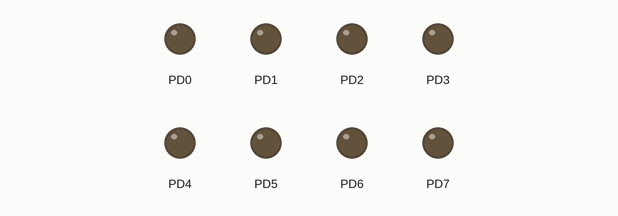
Bench run of a program on a simulated ATmega8, built with avr-gcc and emulated at 16 MHz. Shown: output pins drawn as LEDs (lit = HIGH).

Above: at 0.1 s.
At 4.1 s:
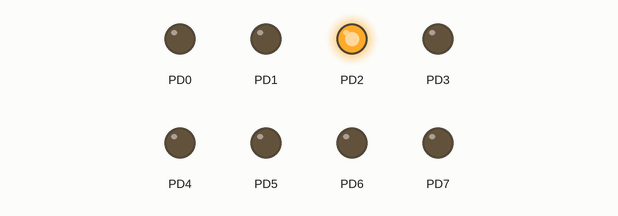
At 9.1 s:
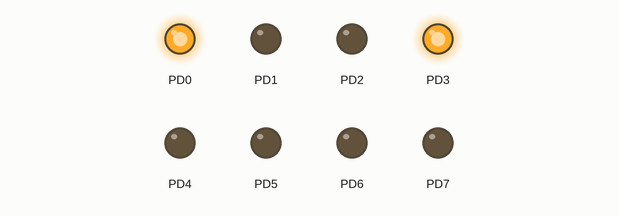
At 19.1 s:
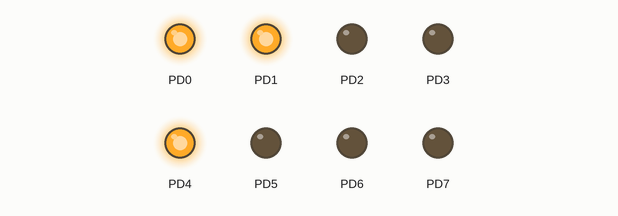
At 29.1 s:
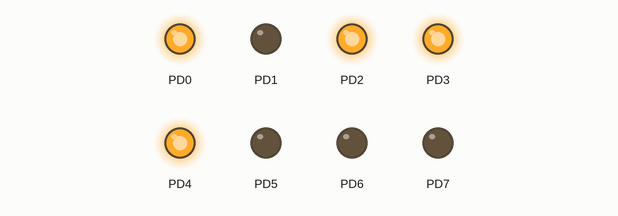
At 39.1 s:
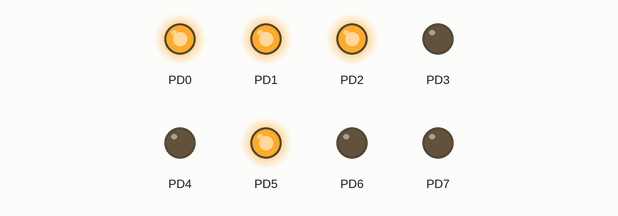
Timing chart, 0 to 40.0 s (numbered marks = the images above):
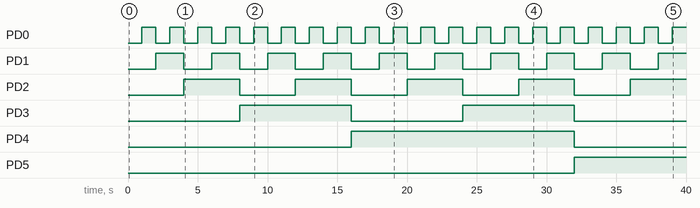

Measured:
- by itself, PD0: alternates HIGH for 1.0 s and LOW for 1.0 s
- by itself, PD1: alternates HIGH for 2.0 s and LOW for 2.0 s
- by itself, PD2: alternates HIGH for 4.0 s and LOW for 4.0 s
- by itself, PD3: alternates HIGH for 8.0 s and LOW for 8.0 s
- by itself, PD4: LOW → HIGH at 16.0 s, → LOW 16.0 s later
- by itself, PD5: LOW → HIGH at 32.0 s

The program:

main.c
```c
/*
 * spi_m.c
 *
 * Created: 10.07.2017 20:44:43
 * Author : DiGun
 */

#include <avr/io.h>
#include <avr/interrupt.h>
#include <util/delay.h>


#include "tm1638.h"
#include "spi.h"

uint8_t L;
uint8_t G;


//#define SPI_REGISTER DDRB
//#define SPI_PORT PORTB

//#define SS PB2   /* SS (RCK) (not necessarily on SS) */
//#define DATA  PB3   /* MOSI (SI) */
//#define CLOCK PB5   /* SCK (SCK) */
//#define OUTEN PB0   /* OE - output enable (active low) */

//#define SPI_EN SPI_PORT&=~(1<<OUTEN)
//#define SPI_DIS SPI_PORT|=(1<<OUTEN)


volatile uint8_t data; //for SPI


/*
ISR (SPI_STC_vect)
{
	setDisplayDigit(SPDR,2,false);
}
*/


int main(void)
{
    /* Replace with your application code */

	L=0;
	G=0;
	DDRD=0xFF;
	PORTD=0;
//	port_setup();
//	init();
	spi_init_master();
	sei();
	_delay_ms(1);
    while (1)
    {

		PORTD=L;
		spi_fast_shift(L);
		L++;
		_delay_ms(1000);
//		btn_check();

//		setLEDs(L);
//		setDisplayDigit(G,7,false);
/*
		if ((SPSR & (1<<SPIF)) > 0)  // checks to see if the SPI bit is clear
		{
			PORTB&=~(1<<2);
			PORTB|=1<<2;

			SPDR=L;               // send the data
		}
*/

    }
}
```

spi.c
```c
/*
 * spi.c
 *
 * Created: 10.10.2017 19:44:38
 *  Author: DiGun
 */
#include "spi.h"
#include <avr/io.h>
#include <avr/interrupt.h>

#define PORT_SPI    PORTB
#define DDR_SPI     DDRB
#define DD_MISO     DDB4
#define DD_MOSI     DDB3
#define DD_SS       DDB2
#define DD_SCK      DDB5

void spi_init_master()
// Initialize pins for spi communication
{
    volatile char IOReg;
    DDR_SPI &= ~((1<<DD_MOSI)|(1<<DD_MISO)|(1<<DD_SS)|(1<<DD_SCK));
    // Define the following pins as output
    DDR_SPI |= ((1<<DD_MOSI)|(1<<DD_SS)|(1<<DD_SCK));

    SPCR = ((1<<SPE)|               // SPI Enable
            (0<<SPIE)|              // SPI Interupt Enable
            (0<<DORD)|              // Data Order (0:MSB first / 1:LSB first)
            (1<<MSTR)|              // Master/Slave select
            (0<<SPR1)|(0<<SPR0)|    // SPI Clock Rate
            (0<<CPOL)|              // Clock Polarity (0:SCK low / 1:SCK hi when idle)
            (0<<CPHA));             // Clock Phase (0:leading / 1:trailing edge sampling)

    IOReg   = SPSR;               // очистить бит SPIF в регистре SPSR
    IOReg   = SPDR;
  //  SPSR = (1<<SPI2X);              // Double Clock Rate
//  PORT_SPI|=
}

void spi_init_slave()
// Initialize pins for spi communication
// with interrupt
{
    volatile char IOReg;
    DDR_SPI &= ~((1<<DD_MOSI)|(1<<DD_MISO)|(1<<DD_SS)|(1<<DD_SCK));
	// Define the following pins as output
    DDR_SPI |= ((1<<DD_MISO));

    SPCR = ((1<<SPE)|               // SPI Enable
	(1<<SPIE)|              // SPI Interupt Enable
	(0<<DORD)|              // Data Order (0:MSB first / 1:LSB first)
	(0<<MSTR)|              // Master/Slave select
	(0<<SPR1)|(0<<SPR0)|    // SPI Clock Rate
	(0<<CPOL)|              // Clock Polarity (0:SCK low / 1:SCK hi when idle)
	(0<<CPHA));             // Clock Phase (0:leading / 1:trailing edge sampling)
    IOReg   = SPSR;               // очистить бит SPIF в регистре SPSR
    IOReg   = SPDR;
	//  SPSR = (1<<SPI2X);              // Double Clock Rate
//	PORT_SPI|=1<<DD_SCK;
}


void spi_transfer_sync (uint8_t * dataout, uint8_t * datain, uint8_t len)
// Shift full array through target device
{
       uint8_t i;
       for (i = 0; i < len; i++) {
             SPDR = dataout[i];
             while((SPSR & (1<<SPIF))==0);
             datain[i] = SPDR;
       }
}

void spi_transmit_sync (uint8_t * dataout, uint8_t len)
// Shift full array to target device without receiving any byte
{
       uint8_t i;
       for (i = 0; i < len; i++) {
             SPDR = dataout[i];
             while((SPSR & (1<<SPIF))==0);
       }
}

uint8_t spi_fast_shift (uint8_t data)
// Clocks only one byte to target device and returns the received one
{
    SPDR = data;
    while((SPSR & (1<<SPIF))==0);
    return SPDR;
}
```

spi.h
```c
/*
 * spi.h
 *
 * Created: 10.10.2017 19:44:58
 *  Author: DiGun
 */


#ifndef SPI_H_
#define SPI_H_

#include <avr/io.h>

extern void spi_init_master();
extern void spi_init_slave();
extern void spi_transfer_sync (uint8_t * dataout, uint8_t * datain, uint8_t len);
extern void spi_transmit_sync (uint8_t * dataout, uint8_t len);
extern uint8_t spi_fast_shift (uint8_t data);

#endif /* SPI_H_ */
```

tm1638.c
```c
/*
 * CFile1.c
 *
 * Created: 17.05.2017 18:42:17
 *  Author: DiGun
 */
#include "tm1638.h"

PROGMEM const uint8_t NUMBER_FONT[] = {
	0b00111111, // 0
	0b00000110, // 1
	0b01011011, // 2
	0b01001111, // 3
	0b01100110, // 4
	0b01101101, // 5
	0b01111101, // 6
	0b00000111, // 7
	0b01111111, // 8
	0b01101111, // 9
	0b01110111, // A
	0b01111100, // B
	0b00111001, // C
	0b01011110, // D
	0b01111001, // E
	0b01110001  // F
};

PROGMEM const uint8_t MINUS = 0b01000000;

// definition for error
PROGMEM const uint8_t ERROR_DATA[] = {
	0b01111001, // E
	0b01010000, // r
	0b01010000, // r
	0b01011100, // o
	0b01010000, // r
	0,
	0,
	0
};


void send(uint8_t data)
{
	for (int i = 0; i < 8; i++)
	{
		TM_CLK_LOW();
		if(data & 1)
		TM_DO_HIGH();
		else
		TM_DO_LOW();
		data >>= 1;
		TM_CLK_HIGH();
	}
}

void sendCommand(uint8_t cmd)
{
	TM_STB_LOW();
	send(cmd);
	TM_STB_HIGH();
}

void sendData(uint8_t address, uint8_t data)
{
	sendCommand(0x44);
	TM_STB_LOW();
	send(0xC0 | address);
	send(data);
	TM_STB_HIGH();
}

void sendArray(uint8_t* data , uint8_t len)
{
	for (int i = 0; i < len ; i++)
	{
		sendData(i << 1, data[i]);
	}
}

void sendError()
{
	for (int i = 0; i < 8 ; i++)
	{
		sendData(i << 1, pgm_read_byte(&ERROR_DATA[i]));
	}
}

void sendChar(uint8_t pos, uint8_t data, bool dot)
{
	sendData(pos << 1, data | (dot ? 0b10000000 : 0));
}


void setDisplayDigit(uint8_t digit, uint8_t pos, bool dot)
{
	sendChar(pos, pgm_read_byte(&NUMBER_FONT[digit & 0xF]), dot);
}

void clearDisplayDigit(uint8_t pos, bool dot)
{
	sendChar(pos, 0, dot);
}

void setDisplayToDecNumberAt(unsigned long number, uint8_t dots, uint8_t startingPos,uint8_t len, bool leadingZeros)
{
	if (number > 99999999L)
	{
		//		setDisplayToError();
		sendError();
		//;
	}
	else
	{
		for (int i = startingPos; (i < 8)&&(i<startingPos+len) ; i++) {
			if (number != 0) {
				setDisplayDigit(number % 10, 8 - i - 1, (dots & (1 << i)) != 0);
				number /= 10;
				} else {
				if (leadingZeros) {
					setDisplayDigit(0, 8 - i - 1, (dots & (1 << i)) != 0);
					} else {
					clearDisplayDigit(8 - i - 1, (dots & (1 << i)) != 0);
				}
			}
		}
	}
}


uint8_t receive()
{
	uint8_t temp = 0;
	// Pull-up on
	TM_DIO_IN();
	TM_DO_HIGH();
	for (int i = 0; i < 8; i++)
	{
		temp >>= 1;
		TM_CLK_LOW();
		_delay_us(DELAY_US);
		if ((TM_PIN_DI &(1<<TM_DI))!=0)
		{
			temp |= 0x80;
		}
		TM_CLK_HIGH();
	}

	// Pull-up off
	TM_DIO_OUT();
	TM_DO_LOW();
	return temp;
}


uint8_t getButtons(void)
{
	uint8_t keys = 0;

	TM_STB_LOW();
	send(0x42);
	for (int i = 0; i < 4; i++) {
		keys |= receive() << i;
	}
	TM_STB_HIGH();

	return keys;
}


void clear(char fill,bool led)
{
	sendCommand(0x40);
	TM_STB_LOW();
	send(0xC0);
	for (char i = 0; i < 8; i++)
	{
		//		 write(0xC0+i+i); // address
		send(fill);
		send(led);
	}
	TM_STB_HIGH();
	//	 TM_DIO_IN();
}

void init()
{
	TM_DIO_OUT();
	TM_STB_HIGH();
	TM_CLK_HIGH();
	_delay_us(DELAY_US);
	sendCommand(0x40);
	sendCommand(0x80 | 8 | 6);
	TM_STB_LOW();
	send(0xC0);
	for (int i = 0; i < 16; i++) {
		send(0x00);
	}
	TM_STB_HIGH();
	//	    clear(0xff);
}

void port_setup()
{
	TM_DDR |= TM_BIT_CLK | TM_BIT_STB;
}

void setLED(uint8_t color, uint8_t pos)
{
	sendData((pos << 1) + 1, color);
}

void setLEDs(uint16_t leds)
{
	for (int i = 0; i < 8; i++) {
		uint8_t color = TM_COLOR_NONE;

		if ((leds & (1 << i)) != 0) {
			color |= TM_COLOR_RED;
		}

		if ((leds & (1 << (i + 8))) != 0) {
			color |= TM_COLOR_GREEN;
		}
		setLED(color, i);
	}
}

bool button_press(char btn)
{
	uint8_t bit=1<<(btn-1);
	if(getButtons()&bit)
	{
		if ((btn_last&bit)==0)
		{
			btn_last|=bit;
			return true;
		}
	}
	else
	{
		btn_last&= ~bit;
	}
	return false;
}
```

tm1638.h
```c
/*
 * tm16381.h
 *
 * Created: 17.05.2017 18:37:02
 *  Author: DiGun
 */


#ifndef TM1638_H_
#define TM1638_H_

#include <avr/io.h>
#include <util/delay.h>
#include <stdbool.h>
#include <avr/pgmspace.h>

#define TM_DDR          DDRC
#define TM_OUT			PORTC
#define TM_BIT_STB		(1<<PORTC0)
#define TM_BIT_CLK		(1<<PORTC1)
#define TM_BIT_DIO		(1<<PORTC2)

#define TM_DIO_IN()     (TM_DDR &= ~TM_BIT_DIO)
#define TM_DIO_OUT()    (TM_DDR |= TM_BIT_DIO)

#define TM_DI			PINC2
#define TM_PIN_DI		PINC

#define TM_CLK_LOW()            (TM_OUT &= ~TM_BIT_CLK)
#define TM_CLK_HIGH()           (TM_OUT |= TM_BIT_CLK)
#define TM_DO_LOW()            (TM_OUT &= ~TM_BIT_DIO)
#define TM_DO_HIGH()           (TM_OUT |= TM_BIT_DIO)
#define TM_STB_LOW()            (TM_OUT &= ~TM_BIT_STB)
#define TM_STB_HIGH()           (TM_OUT |= TM_BIT_STB)

#define TM_LED_LOW()            (TM_OUT &= ~TM_BIT_LED)
#define TM_LED_HIGH()           (TM_OUT |= TM_BIT_LED)

#define TM_COLOR_NONE	0
#define TM_COLOR_RED	1
#define TM_COLOR_GREEN	2

#define DELAY_US                1

void send(uint8_t data);

void sendCommand(uint8_t cmd);

void sendData(uint8_t address, uint8_t data);

void sendChar(uint8_t pos, uint8_t data, bool dot);

void setDisplayDigit(uint8_t digit, uint8_t pos, bool dot);

void clearDisplayDigit(uint8_t pos, bool dot);

void setDisplayToDecNumberAt(unsigned long number, uint8_t dots, uint8_t startingPos,uint8_t len, bool leadingZeros);

uint8_t receive();

uint8_t getButtons(void);
int8_t btn_last;
bool button_press(char btn);


void clear(char fill,bool led);

void init();

void port_setup();

void setLED(uint8_t color, uint8_t pos);

void setLEDs(uint16_t leds);
void sendArray(uint8_t* data , uint8_t len);
void sendError();


#endif /* TM1638_H_ */
```
